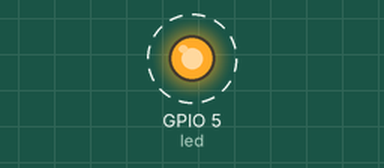
Simulated run of this program. Board: ESP32 board running MicroPython. On the bench: output pins drawn as LEDs (lit = HIGH). Dashed ring = blinking.

Above: at 0.5 s.
Timing chart, 0 to 4.6 s (numbered marks = the images above):
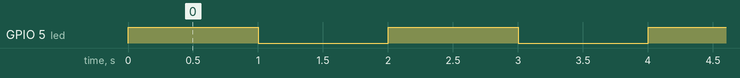

The program:

main.py
```python
'''
For more details, please follow the link below:
https://hamruyesh.com/product/micro-python-esp32-esp8266-programming-tutorial/

'''

from machine import Pin
from time import sleep

led = Pin(5, Pin.OUT)

while True:
  led.value(not led.value())
  sleep(1)
```

Measured:
- by itself, GPIO 5 (led): alternates HIGH for 1.0 s and LOW for 1.0 s
